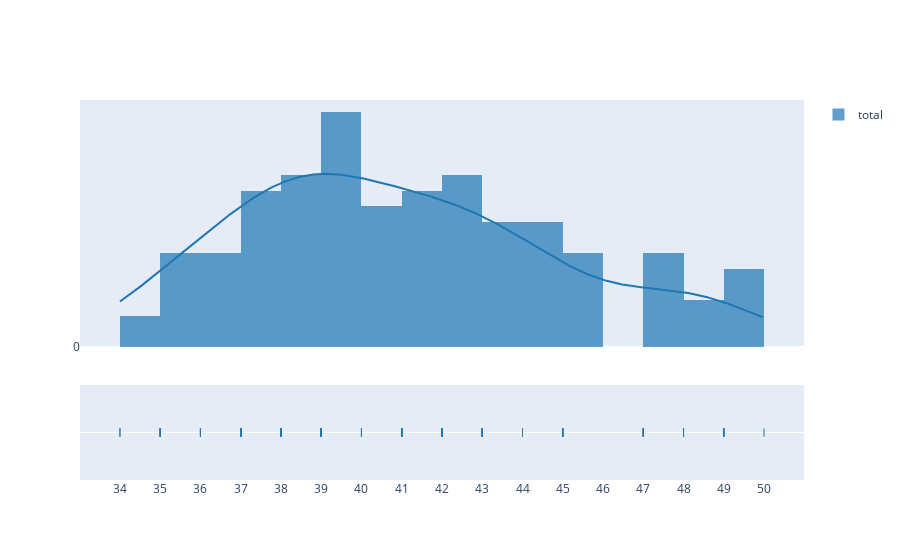
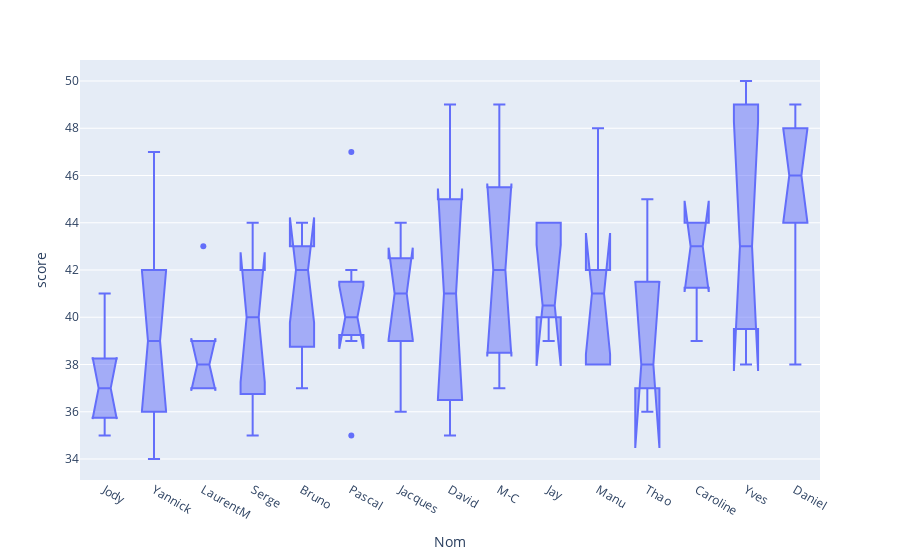
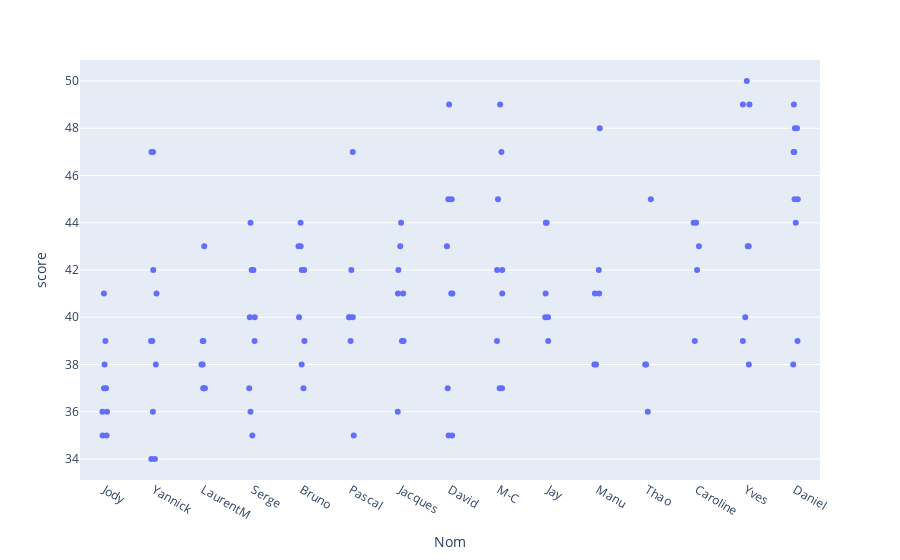

The code cell stored with these charts, in order, in its notebook:
### Markdown cell above
## Graphics

### Code cell
import plotly.express as px
import plotly.figure_factory as ff
import numpy as np

df_long = pd.melt(df, id_vars =['Nom'], value_vars =df.loc[:,'C1':'C10'],var_name='C', value_name='score')
df_long['score'] = 46 - df_long['score']
df_total = df_long

config = {'staticPlot': True}

df_total = df_total[df_total['score'] != 46]
fig2 = ff.create_distplot([df_total['score']], ['total'])
fig2.update_xaxes(nticks=18,dtick=1)
fig2.update_yaxes(dtick=1)
fig2.show(config=config)


fig3 = px.box(df_long.query('score != 46'), x="Nom", y="score", notched=True)
fig3.show(config=config)

fig4 = px.strip(df_long.query('score != 46'), x="Nom", y="score")
fig4.show(config=config)

### Figure 1 — Plotly figure (JSON) as saved in the notebook; plotly's stock layout.template omitted (floating-point values rounded to 4 significant figures; data arrays with more than 128 entries replaced by an {"elided": "..."} marker saying what was removed)
{"data": [{"autobinx": false, "histnorm": "probability density", "legendgroup": "total", "marker": {"color": "rgb(31, 119, 180)"}, "name": "total", "opacity": 0.7, "x": [36, 36, 39, 36, 43, 42, 41, 43, 42, 40, 48, 38, 43, 38, 45, 36, 42, 37, 42, 40, 39, 39, 45, 47, 44, 36, 39, 50, 48, 35, 47, 38, 40, 43, 47, 42, 41, 41, 40, 45, 49, 39, 37, 41, 38, 39, 42, 40, 43, 35, 39, 39, 38, 38, 42, 49, 49, 39, 47, 37, 40, 37, 40, 41, 41, 42, 41, 38, 44, 40, 45, 37, 34, 39, 37, 44, 35, 44, 35, 45, 44, 42, 43, 48, 41, 39, 37, 35, 38, 40, 39, 45, 37, 41, 44, 39, 44, 38, 38, 43, 42, 39, 36, 49, 49, 41, 43, 38, 35, 34, 44, 42, 37, 37, 47, 39, 47], "xaxis": "x", "xbins": {"end": 50, "size": 1, "start": 34}, "yaxis": "y", "type": "histogram"}, {"legendgroup": "total", "marker": {"color": "rgb(31, 119, 180)"}, "mode": "lines", "name": "total", "showlegend": false, "x": {"elided": "500 float values"}, "xaxis": "x", "y": {"elided": "500 float values"}, "yaxis": "y", "type": "scatter"}, {"legendgroup": "total", "marker": {"color": "rgb(31, 119, 180)", "symbol": "line-ns-open"}, "mode": "markers", "name": "total", "showlegend": false, "x": [36, 36, 39, 36, 43, 42, 41, 43, 42, 40, 48, 38, 43, 38, 45, 36, 42, 37, 42, 40, 39, 39, 45, 47, 44, 36, 39, 50, 48, 35, 47, 38, 40, 43, 47, 42, 41, 41, 40, 45, 49, 39, 37, 41, 38, 39, 42, 40, 43, 35, 39, 39, 38, 38, 42, 49, 49, 39, 47, 37, 40, 37, 40, 41, 41, 42, 41, 38, 44, 40, 45, 37, 34, 39, 37, 44, 35, 44, 35, 45, 44, 42, 43, 48, 41, 39, 37, 35, 38, 40, 39, 45, 37, 41, 44, 39, 44, 38, 38, 43, 42, 39, 36, 49, 49, 41, 43, 38, 35, 34, 44, 42, 37, 37, 47, 39, 47], "xaxis": "x", "y": ["total", "total", "total", "total", "total", "total", "total", "total", "total", "total", "total", "total", "total", "total", "total", "total", "total", "total", "total", "total", "total", "total", "total", "total", "total", "total", "total", "total", "total", "total", "total", "total", "total", "total", "total", "total", "total", "total", "total", "total", "total", "total", "total", "total", "total", "total", "total", "total", "total", "total", "total", "total", "total", "total", "total", "total", "total", "total", "total", "total", "total", "total", "total", "total", "total", "total", "total", "total", "total", "total", "total", "total", "total", "total", "total", "total", "total", "total", "total", "total", "total", "total", "total", "total", "total", "total", "total", "total", "total", "total", "total", "total", "total", "total", "total", "total", "total", "total", "total", "total", "total", "total", "total", "total", "total", "total", "total", "total", "total", "total", "total", "total", "total", "total", "total", "total", "total"], "yaxis": "y2", "type": "scatter"}], "layout": {"barmode": "overlay", "hovermode": "closest", "legend": {"traceorder": "reversed"}, "xaxis": {"anchor": "y2", "domain": [0, 1], "zeroline": false, "nticks": 18, "dtick": 1}, "yaxis": {"anchor": "free", "domain": [0.35, 1], "position": 0, "dtick": 1}, "yaxis2": {"anchor": "x", "domain": [0, 0.25], "dtick": 1, "showticklabels": false}}}

### Figure 2 — Plotly figure (JSON) as saved in the notebook; plotly's stock layout.template omitted (floating-point values rounded to 4 significant figures)
{"data": [{"alignmentgroup": "True", "hovertemplate": "Nom=%{x}<br>score=%{y}<extra></extra>", "legendgroup": "", "marker": {"color": "#636efa"}, "name": "", "notched": true, "offsetgroup": "", "orientation": "v", "showlegend": false, "x": ["Jody", "Yannick", "LaurentM", "Serge", "Bruno", "Pascal", "Jacques", "David", "M-C", "Jay", "Manu", "Thao", "Caroline", "Yves", "Daniel", "Jody", "Yannick", "LaurentM", "Serge", "Bruno", "Pascal", "Jacques", "David", "M-C", "Jay", "Thao", "Caroline", "Yves", "Daniel", "Jody", "Yannick", "LaurentM", "Serge", "Bruno", "Pascal", "Jacques", "David", "M-C", "Jay", "Thao", "Yves", "Daniel", "Jody", "Yannick", "LaurentM", "Serge", "Bruno", "Pascal", "Jacques", "David", "M-C", "Jay", "Manu", "Thao", "Caroline", "Yves", "Daniel", "Jody", "Yannick", "LaurentM", "Serge", "Bruno", "Pascal", "Jacques", "David", "M-C", "Jay", "Manu", "Caroline", "Yves", "Daniel", "Jody", "Yannick", "LaurentM", "Serge", "Bruno", "Pascal", "Jacques", "David", "M-C", "Jay", "Manu", "Yves", "Daniel", "Jody", "Yannick", "LaurentM", "Serge", "Bruno", "Pascal", "Jacques", "David", "M-C", "Manu", "Caroline", "Yves", "Daniel", "Jody", "Yannick", "LaurentM", "Serge", "Bruno", "Jacques", "David", "M-C", "Manu", "Yves", "Daniel", "Jody", "Yannick", "Serge", "Bruno", "David", "M-C", "Daniel", "Yannick", "Daniel"], "x0": " ", "xaxis": "x", "y": [36, 36, 39, 36, 43, 42, 41, 43, 42, 40, 48, 38, 43, 38, 45, 36, 42, 37, 42, 40, 39, 39, 45, 47, 44, 36, 39, 50, 48, 35, 47, 38, 40, 43, 47, 42, 41, 41, 40, 45, 49, 39, 37, 41, 38, 39, 42, 40, 43, 35, 39, 39, 38, 38, 42, 49, 49, 39, 47, 37, 40, 37, 40, 41, 41, 42, 41, 38, 44, 40, 45, 37, 34, 39, 37, 44, 35, 44, 35, 45, 44, 42, 43, 48, 41, 39, 37, 35, 38, 40, 39, 45, 37, 41, 44, 39, 44, 38, 38, 43, 42, 39, 36, 49, 49, 41, 43, 38, 35, 34, 44, 42, 37, 37, 47, 39, 47], "y0": " ", "yaxis": "y", "type": "box"}], "layout": {"xaxis": {"anchor": "y", "domain": [0, 1], "title": {"text": "Nom"}}, "yaxis": {"anchor": "x", "domain": [0, 1], "title": {"text": "score"}}, "legend": {"tracegroupgap": 0}, "margin": {"t": 60}, "boxmode": "group"}}

### Figure 3 — Plotly figure (JSON) as saved in the notebook; plotly's stock layout.template omitted (floating-point values rounded to 4 significant figures)
{"data": [{"alignmentgroup": "True", "boxpoints": "all", "fillcolor": "rgba(255,255,255,0)", "hoveron": "points", "hovertemplate": "Nom=%{x}<br>score=%{y}<extra></extra>", "legendgroup": "", "line": {"color": "rgba(255,255,255,0)"}, "marker": {"color": "#636efa"}, "name": "", "offsetgroup": "", "orientation": "v", "pointpos": 0, "showlegend": false, "x": ["Jody", "Yannick", "LaurentM", "Serge", "Bruno", "Pascal", "Jacques", "David", "M-C", "Jay", "Manu", "Thao", "Caroline", "Yves", "Daniel", "Jody", "Yannick", "LaurentM", "Serge", "Bruno", "Pascal", "Jacques", "David", "M-C", "Jay", "Thao", "Caroline", "Yves", "Daniel", "Jody", "Yannick", "LaurentM", "Serge", "Bruno", "Pascal", "Jacques", "David", "M-C", "Jay", "Thao", "Yves", "Daniel", "Jody", "Yannick", "LaurentM", "Serge", "Bruno", "Pascal", "Jacques", "David", "M-C", "Jay", "Manu", "Thao", "Caroline", "Yves", "Daniel", "Jody", "Yannick", "LaurentM", "Serge", "Bruno", "Pascal", "Jacques", "David", "M-C", "Jay", "Manu", "Caroline", "Yves", "Daniel", "Jody", "Yannick", "LaurentM", "Serge", "Bruno", "Pascal", "Jacques", "David", "M-C", "Jay", "Manu", "Yves", "Daniel", "Jody", "Yannick", "LaurentM", "Serge", "Bruno", "Pascal", "Jacques", "David", "M-C", "Manu", "Caroline", "Yves", "Daniel", "Jody", "Yannick", "LaurentM", "Serge", "Bruno", "Jacques", "David", "M-C", "Manu", "Yves", "Daniel", "Jody", "Yannick", "Serge", "Bruno", "David", "M-C", "Daniel", "Yannick", "Daniel"], "x0": " ", "xaxis": "x", "y": [36, 36, 39, 36, 43, 42, 41, 43, 42, 40, 48, 38, 43, 38, 45, 36, 42, 37, 42, 40, 39, 39, 45, 47, 44, 36, 39, 50, 48, 35, 47, 38, 40, 43, 47, 42, 41, 41, 40, 45, 49, 39, 37, 41, 38, 39, 42, 40, 43, 35, 39, 39, 38, 38, 42, 49, 49, 39, 47, 37, 40, 37, 40, 41, 41, 42, 41, 38, 44, 40, 45, 37, 34, 39, 37, 44, 35, 44, 35, 45, 44, 42, 43, 48, 41, 39, 37, 35, 38, 40, 39, 45, 37, 41, 44, 39, 44, 38, 38, 43, 42, 39, 36, 49, 49, 41, 43, 38, 35, 34, 44, 42, 37, 37, 47, 39, 47], "y0": " ", "yaxis": "y", "type": "box"}], "layout": {"xaxis": {"anchor": "y", "domain": [0, 1], "title": {"text": "Nom"}}, "yaxis": {"anchor": "x", "domain": [0, 1], "title": {"text": "score"}}, "legend": {"tracegroupgap": 0}, "margin": {"t": 60}, "boxmode": "group"}}
